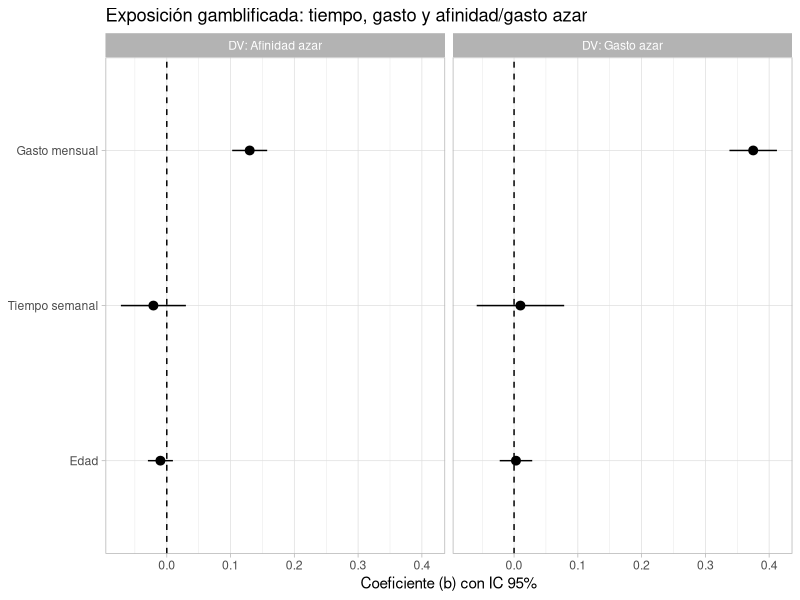
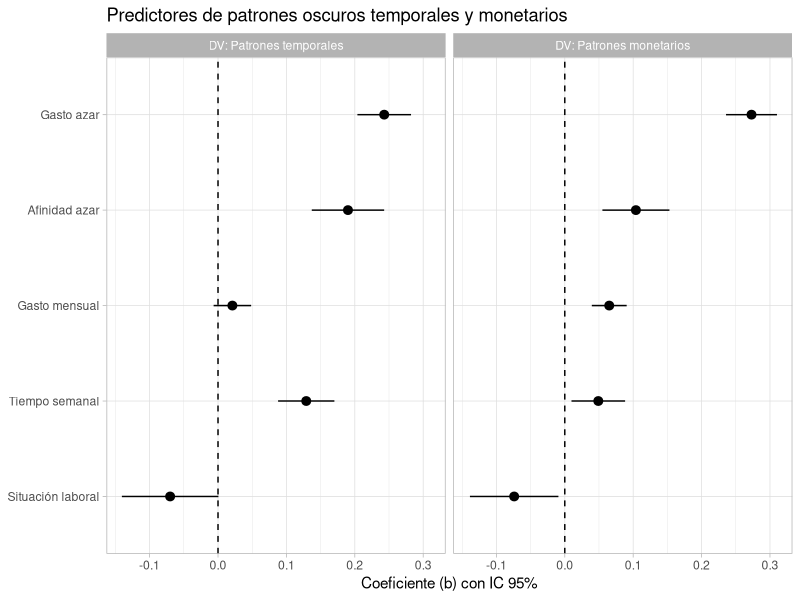
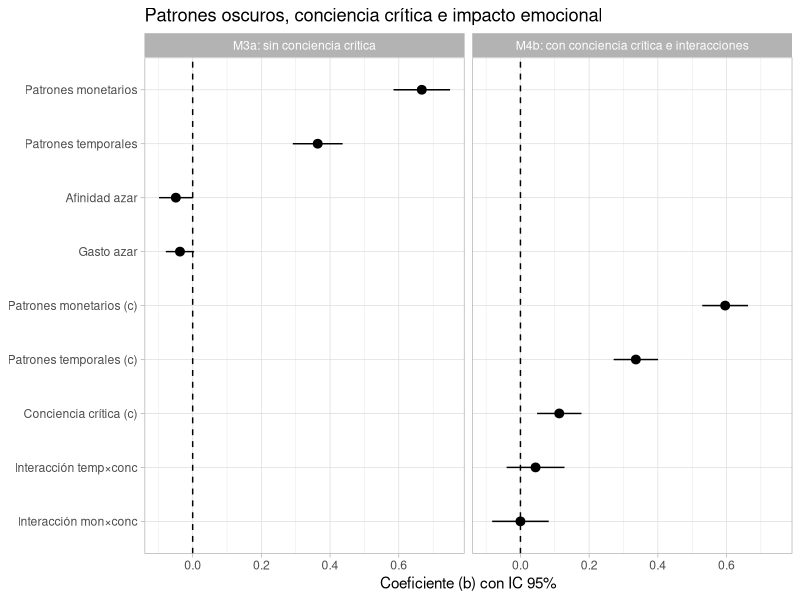
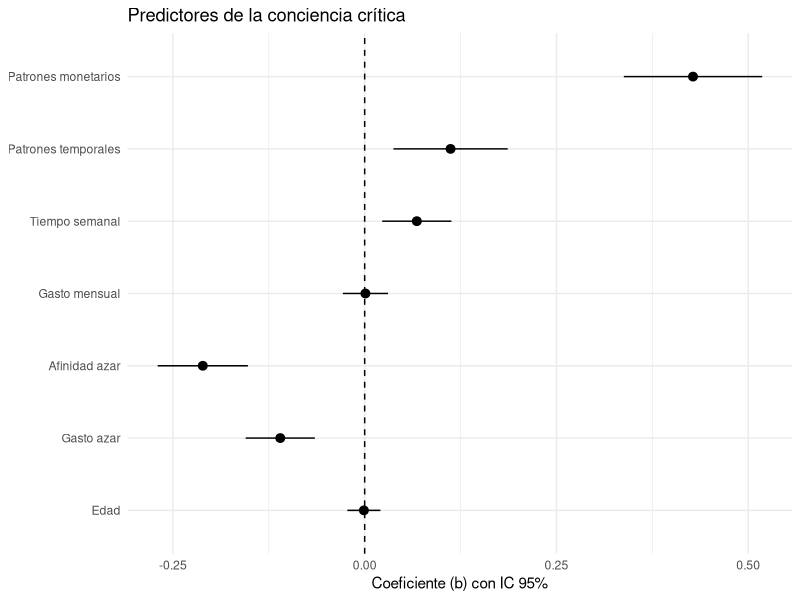
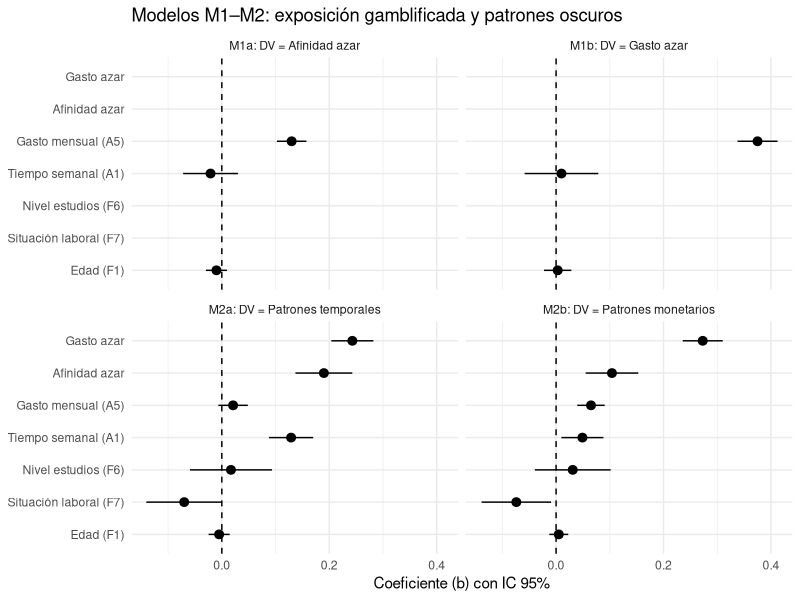
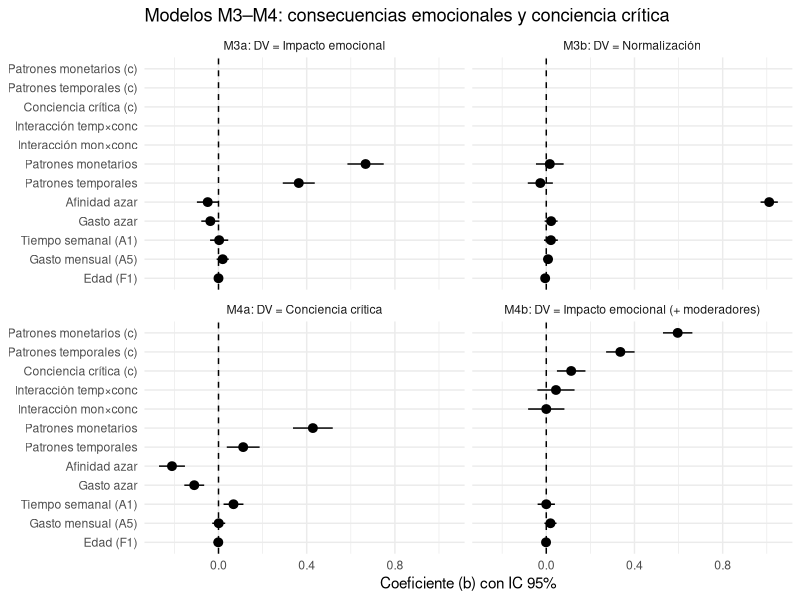

The R source for these figures, in order:
## =========================================================

## Replication Data: Aranda, D., Sáenz-Leandro, R., & Fernández-de-Castro, P. (2026). Gamblificación y patrones de diseño persuasivo 
## en los videojuegos: resultados de una encuesta a jóvenes en España

## =========================================================




## =========================================================
## 0. Paquetes
## =========================================================
library(tibble)
library(dplyr)
library(ggplot2)

## Helper para IC 95%
add_ci <- function(df) {
  df %>%
    mutate(
      ci_low  = b - 1.96 * se,
      ci_high = b + 1.96 * se
    )
}

## =========================================================
## 1. FIGURA 1 – Exposición gamblificada (M1a, M1b)
##    DV: Afinidad azar / Gasto azar
## =========================================================

coef_M1 <- tribble(
  ~model, ~predictor, ~label,              ~b,       ~se,
  "M1a",  "A1",      "Tiempo semanal",    -0.021,   0.026,
  "M1a",  "A5",      "Gasto mensual",      0.130,   0.014,
  "M1a",  "F1",      "Edad",              -0.010,   0.010,
  "M1b",  "A1",      "Tiempo semanal",     0.010,   0.035,
  "M1b",  "A5",      "Gasto mensual",      0.375,   0.019,
  "M1b",  "F1",      "Edad",               0.003,   0.013
)

coef_M1 <- coef_M1 %>%
  mutate(
    model = factor(model, levels = c("M1a","M1b"),
                   labels = c("DV: Afinidad azar", "DV: Gasto azar"))
  ) %>%
  add_ci() %>%
  # Orden de predictores en el eje Y
  mutate(label = factor(label,
                        levels = rev(c("Gasto mensual","Tiempo semanal","Edad"))))

fig1_M1 <- ggplot(coef_M1,
                  aes(x = b, y = label)) +
  geom_vline(xintercept = 0, linetype = "dashed") +
  geom_pointrange(aes(xmin = ci_low, xmax = ci_high)) +
  facet_wrap(~ model) +
  labs(
    x = "Coeficiente (b) con IC 95%",
    y = NULL,
    title = "Exposición gamblificada: tiempo, gasto y afinidad/gasto azar"
  ) +
  theme_light()

## Para ver la figura:
fig1_M1



## =========================================================
## 2. FIGURA 2 – Patrones oscuros (M2a, M2b)
##    DV: Patrones temporales / Patrones monetarios
## =========================================================

coef_M2 <- tribble(
  ~model, ~predictor,        ~label,                 ~b,      ~se,
  "M2a",  "afinidad_azar",   "Afinidad azar",        0.190,  0.027,
  "M2a",  "gasto_azar",      "Gasto azar",           0.243,  0.020,
  "M2a",  "A1",              "Tiempo semanal",       0.129,  0.021,
  "M2a",  "A5",              "Gasto mensual",        0.021,  0.014,
  "M2a",  "F7",              "Situación laboral",   -0.070,  0.036,
  "M2b",  "afinidad_azar",   "Afinidad azar",        0.104,  0.025,
  "M2b",  "gasto_azar",      "Gasto azar",           0.273,  0.019,
  "M2b",  "A1",              "Tiempo semanal",       0.049,  0.020,
  "M2b",  "A5",              "Gasto mensual",        0.065,  0.013,
  "M2b",  "F7",              "Situación laboral",   -0.074,  0.033
)

coef_M2 <- coef_M2 %>%
  mutate(
    model = factor(model, levels = c("M2a","M2b"),
                   labels = c("DV: Patrones temporales", "DV: Patrones monetarios"))
  ) %>%
  add_ci() %>%
  mutate(label = factor(label,
                        levels = rev(c("Gasto azar","Afinidad azar",
                                       "Gasto mensual","Tiempo semanal",
                                       "Situación laboral"))))

fig2_M2 <- ggplot(coef_M2,
                  aes(x = b, y = label)) +
  geom_vline(xintercept = 0, linetype = "dashed") +
  geom_pointrange(aes(xmin = ci_low, xmax = ci_high)) +
  facet_wrap(~ model) +
  labs(
    x = "Coeficiente (b) con IC 95%",
    y = NULL,
    title = "Predictores de patrones oscuros temporales y monetarios"
  ) +
  theme_light()

## Para ver la figura:
fig2_M2



## =========================================================
## 3. FIGURA 3 – Impacto emocional (M3a vs M4b)
##    M3a: sin conciencia crítica / M4b: con conciencia crítica e interacciones
## =========================================================

coef_M3_M4b <- tribble(
  # M3a: impacto_emocional ~ patrones + afinidad/gasto azar + A1 + A5 + F1
  ~model, ~predictor,             ~label,                   ~b,      ~se,
  "M3a",  "patrones_temporales",   "Patrones temporales",   0.364,  0.037,
  "M3a",  "patrones_monetarios",   "Patrones monetarios",   0.667,  0.042,
  "M3a",  "afinidad_azar",         "Afinidad azar",        -0.049,  0.025,
  "M3a",  "gasto_azar",            "Gasto azar",           -0.037,  0.021,
  
  # M4b: impacto_emocional ~ patrones_c + conc_critica_c + interacciones + A1 + A5 + F1
  "M4b",  "patrones_temporales_c", "Patrones temporales (c)", 0.336, 0.033,
  "M4b",  "patrones_monetarios_c", "Patrones monetarios (c)", 0.596, 0.034,
  "M4b",  "conciencia_critica_c",  "Conciencia crítica (c)",  0.113, 0.033,
  "M4b",  "int_temp_conc",         "Interacción temp×conc",   0.044, 0.043,
  "M4b",  "int_mon_conc",          "Interacción mon×conc",    0.000, 0.042
)

coef_M3_M4b <- coef_M3_M4b %>%
  mutate(
    model = factor(model, levels = c("M3a","M4b"),
                   labels = c("M3a: sin conciencia crítica", "M4b: con conciencia crítica e interacciones"))
  ) %>%
  add_ci() %>%
  mutate(label = factor(label,
                        levels = rev(c("Patrones monetarios","Patrones temporales",
                                       "Afinidad azar","Gasto azar",
                                       "Patrones monetarios (c)","Patrones temporales (c)",
                                       "Conciencia crítica (c)",
                                       "Interacción temp×conc","Interacción mon×conc"))))

fig3_impacto <- ggplot(coef_M3_M4b,
                       aes(x = b, y = label)) +
  geom_vline(xintercept = 0, linetype = "dashed") +
  geom_pointrange(aes(xmin = ci_low, xmax = ci_high)) +
  facet_wrap(~ model) +
  labs(
    x = "Coeficiente (b) con IC 95%",
    y = NULL,
    title = "Patrones oscuros, conciencia crítica e impacto emocional"
  ) +
  theme_light()

## Para ver la figura:
fig3_impacto



## =========================================================
## 4. FIGURA 4 – Conciencia crítica (M4a)
##    DV: Conciencia crítica
## =========================================================

coef_M4a <- tribble(
  ~predictor,            ~label,                  ~b,      ~se,
  "afinidad_azar",       "Afinidad azar",        -0.211,  0.030,
  "gasto_azar",          "Gasto azar",           -0.110,  0.023,
  "patrones_temporales", "Patrones temporales",   0.112,  0.038,
  "patrones_monetarios", "Patrones monetarios",   0.428,  0.046,
  "A1",                  "Tiempo semanal",        0.068,  0.023,
  "A5",                  "Gasto mensual",         0.001,  0.015,
  "F1",                  "Edad",                 -0.001,  0.011
)

coef_M4a <- coef_M4a %>%
  add_ci() %>%
  mutate(label = factor(label,
                        levels = rev(c("Patrones monetarios","Patrones temporales",
                                       "Tiempo semanal","Gasto mensual",
                                       "Afinidad azar","Gasto azar","Edad"))))

fig4_conc <- ggplot(coef_M4a,
                    aes(x = b, y = label)) +
  geom_vline(xintercept = 0, linetype = "dashed") +
  geom_pointrange(aes(xmin = ci_low, xmax = ci_high)) +
  labs(
    x = "Coeficiente (b) con IC 95%",
    y = NULL,
    title = "Predictores de la conciencia crítica"
  ) +
  theme_minimal()

## Para ver la figura:
fig4_conc


## ============================================
## Forest plots para Tabla 1 (Modelos M1–M2)
## ============================================


# Resultados de los modelos
coef_tabla1 <- tribble(
  ~modelo, ~predictor,        ~label,              ~b,       ~se,
  # M1a: DV = Afinidad azar
  "M1a",   "A1",              "Tiempo semanal (A1)",   -0.021, 0.026,
  "M1a",   "A5",              "Gasto mensual (A5)",     0.130, 0.014,
  "M1a",   "F1",              "Edad (F1)",             -0.010, 0.010,
  
  # M1b: DV = Gasto azar
  "M1b",   "A1",              "Tiempo semanal (A1)",    0.010, 0.035,
  "M1b",   "A5",              "Gasto mensual (A5)",     0.375, 0.019,
  "M1b",   "F1",              "Edad (F1)",              0.003, 0.013,
  
  # M2a: DV = Patrones temporales
  "M2a",   "A1",              "Tiempo semanal (A1)",    0.129, 0.021,
  "M2a",   "A5",              "Gasto mensual (A5)",     0.021, 0.014,
  "M2a",   "F1",              "Edad (F1)",             -0.005, 0.010,
  "M2a",   "afinidad_azar",   "Afinidad azar",          0.190, 0.027,
  "M2a",   "gasto_azar",      "Gasto azar",             0.243, 0.020,
  "M2a",   "F6",              "Nivel estudios (F6)",    0.017, 0.039,
  "M2a",   "F7",              "Situación laboral (F7)",-0.070, 0.036,
  
  # M2b: DV = Patrones monetarios
  "M2b",   "A1",              "Tiempo semanal (A1)",    0.049, 0.020,
  "M2b",   "A5",              "Gasto mensual (A5)",     0.065, 0.013,
  "M2b",   "F1",              "Edad (F1)",              0.005, 0.009,
  "M2b",   "afinidad_azar",   "Afinidad azar",          0.104, 0.025,
  "M2b",   "gasto_azar",      "Gasto azar",             0.273, 0.019,
  "M2b",   "F6",              "Nivel estudios (F6)",    0.031, 0.036,
  "M2b",   "F7",              "Situación laboral (F7)",-0.074, 0.033
)

# IC 95%
coef_tabla1 <- coef_tabla1 %>%
  mutate(
    ci_low  = b - 1.96 * se,
    ci_high = b + 1.96 * se
  )

# Etiquetas para facets
coef_tabla1 <- coef_tabla1 %>%
  mutate(
    modelo = factor(
      modelo,
      levels = c("M1a", "M1b", "M2a", "M2b"),
      labels = c(
        "M1a: DV = Afinidad azar",
        "M1b: DV = Gasto azar",
        "M2a: DV = Patrones temporales",
        "M2b: DV = Patrones monetarios"
      )
    )
  )

# Orden de predictores en el eje Y (de arriba hacia abajo)
orden_labels <- c(
  "Gasto azar",
  "Afinidad azar",
  "Gasto mensual (A5)",
  "Tiempo semanal (A1)",
  "Nivel estudios (F6)",
  "Situación laboral (F7)",
  "Edad (F1)"
)

coef_tabla1 <- coef_tabla1 %>%
  mutate(
    label = factor(label, levels = rev(orden_labels))
  )

# Forest plot
fig_tabla1 <- ggplot(coef_tabla1,
                     aes(x = b, y = label)) +
  geom_vline(xintercept = 0, linetype = "dashed") +
  geom_pointrange(aes(xmin = ci_low, xmax = ci_high)) +
  facet_wrap(~ modelo) +
  labs(
    x = "Coeficiente (b) con IC 95%",
    y = NULL,
    title = "Modelos M1–M2: exposición gamblificada y patrones oscuros"
  ) +
  theme_minimal()

# Mostrar gráfica
fig_tabla1



## ============================================
## Forest plots para Tabla 2 (Modelos M3–M4)
## ============================================

# Coeficientes y errores estándar según la tabla
coef_tabla2 <- tribble(
  ~modelo, ~predictor,              ~label,                             ~b,       ~se,
  # M3a: DV = Impacto emocional
  "M3a",   "patrones_temporales",   "Patrones temporales",              0.364,    0.037,
  "M3a",   "patrones_monetarios",   "Patrones monetarios",              0.667,    0.042,
  "M3a",   "afinidad_azar",         "Afinidad azar",                   -0.049,    0.025,
  "M3a",   "gasto_azar",            "Gasto azar",                      -0.037,    0.021,
  "M3a",   "A1",                    "Tiempo semanal (A1)",              0.003,    0.021,
  "M3a",   "A5",                    "Gasto mensual (A5)",               0.019,    0.014,
  "M3a",   "F1",                    "Edad (F1)",                        0.000,    0.010,
  
  # M3b: DV = Normalización
  "M3b",   "patrones_temporales",   "Patrones temporales",             -0.027,    0.029,
  "M3b",   "patrones_monetarios",   "Patrones monetarios",              0.016,    0.032,
  "M3b",   "afinidad_azar",         "Afinidad azar",                    1.011,    0.020,
  "M3b",   "gasto_azar",            "Gasto azar",                       0.022,    0.015,
  "M3b",   "A1",                    "Tiempo semanal (A1)",              0.021,    0.016,
  "M3b",   "A5",                    "Gasto mensual (A5)",               0.008,    0.011,
  "M3b",   "F1",                    "Edad (F1)",                       -0.005,    0.008,
  
  # M4a: DV = Conciencia crítica
  "M4a",   "patrones_temporales",   "Patrones temporales",              0.112,    0.038,
  "M4a",   "patrones_monetarios",   "Patrones monetarios",              0.428,    0.046,
  "M4a",   "afinidad_azar",         "Afinidad azar",                   -0.211,    0.030,
  "M4a",   "gasto_azar",            "Gasto azar",                      -0.110,    0.023,
  "M4a",   "A1",                    "Tiempo semanal (A1)",              0.068,    0.023,
  "M4a",   "A5",                    "Gasto mensual (A5)",               0.001,    0.015,
  "M4a",   "F1",                    "Edad (F1)",                       -0.001,    0.011,
  
  # M4b: DV = Impacto emocional (con variables centradas e interacciones)
  "M4b",   "patrones_temporales_c", "Patrones temporales (c)",          0.336,    0.033,
  "M4b",   "patrones_monetarios_c", "Patrones monetarios (c)",          0.596,    0.034,
  "M4b",   "conciencia_critica_c",  "Conciencia crítica (c)",           0.113,    0.033,
  "M4b",   "int_temp_conc",         "Interacción temp×conc",            0.044,    0.043,
  "M4b",   "int_mon_conc",          "Interacción mon×conc",             0.000,    0.042,
  "M4b",   "A1",                    "Tiempo semanal (A1)",              0.000,    0.020,
  "M4b",   "A5",                    "Gasto mensual (A5)",               0.019,    0.014,
  "M4b",   "F1",                    "Edad (F1)",                       -0.001,    0.010
)

# IC del 95 %
coef_tabla2 <- coef_tabla2 %>%
  mutate(
    ci_low  = b - 1.96 * se,
    ci_high = b + 1.96 * se
  )

# Etiquetas para cada modelo
coef_tabla2 <- coef_tabla2 %>%
  mutate(
    modelo = factor(
      modelo,
      levels = c("M3a","M3b","M4a","M4b"),
      labels = c(
        "M3a: DV = Impacto emocional",
        "M3b: DV = Normalización",
        "M4a: DV = Conciencia crítica",
        "M4b: DV = Impacto emocional (+ moderadores)"
      )
    )
  )

# Orden común de predictores en el eje Y
orden_labels <- c(
  "Patrones monetarios (c)",
  "Patrones temporales (c)",
  "Conciencia crítica (c)",
  "Interacción temp×conc",
  "Interacción mon×conc",
  "Patrones monetarios",
  "Patrones temporales",
  "Afinidad azar",
  "Gasto azar",
  "Tiempo semanal (A1)",
  "Gasto mensual (A5)",
  "Nivel estudios (F6)",
  "Situación laboral (F7)",
  "Edad (F1)"
)

coef_tabla2 <- coef_tabla2 %>%
  mutate(
    label = factor(label, levels = rev(orden_labels))
  )

# Forest plot
fig_tabla2 <- ggplot(coef_tabla2,
                     aes(x = b, y = label)) +
  geom_vline(xintercept = 0, linetype = "dashed") +
  geom_pointrange(aes(xmin = ci_low, xmax = ci_high)) +
  facet_wrap(~ modelo) +
  labs(
    x = "Coeficiente (b) con IC 95%",
    y = NULL,
    title = "Modelos M3–M4: consecuencias emocionales y conciencia crítica"
  ) +
  theme_minimal()

# Mostrar gráfica
fig_tabla2

